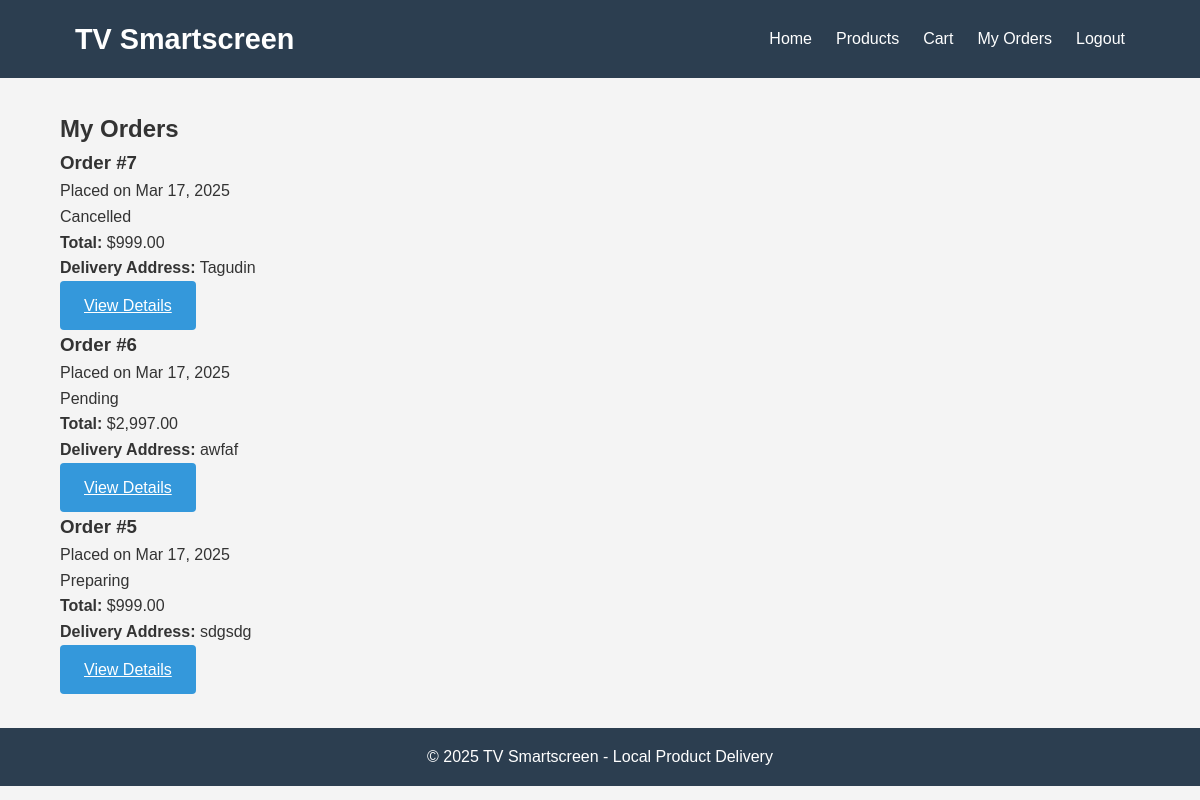
The app's page /orders.php (signed in) with its own data.
### tables this page shows
CREATE TABLE `orders` (
  `order_id` int(11) NOT NULL,
  `user_id` int(11) DEFAULT NULL,
  `service_id` int(11) DEFAULT NULL,
  `total_amount` decimal(10,2) NOT NULL,
  `delivery_address` text NOT NULL,
  `contact_number` varchar(20) NOT NULL,
  `status` enum('pending','preparing','out_for_delivery','delivered','cancelled') DEFAULT 'pending',
  `created_at` timestamp NOT NULL DEFAULT current_timestamp(),
  `updated_at` timestamp NOT NULL DEFAULT current_timestamp() ON UPDATE current_timestamp()
);

### orders.php (the view, shortened to what this page needs)
<?php
require_once 'config.php';
$user_id = $_SESSION['user_id'];
try {
    $stmt = $conn->prepare("SELECT * FROM orders WHERE user_id = :user_id ORDER BY created_at DESC");
    $stmt->bindParam(':user_id', $user_id);
    $stmt->execute();
    $orders = $stmt->fetchAll(PDO::FETCH_ASSOC);
} catch(PDOException $e) {
    $error = 'Error fetching orders: ' . $e->getMessage();
}
include 'header.php';
?>
<h2>My Orders</h2>
<div class="orders-container">
    <?php if (empty($orders)): ?>
        <div class="empty-orders">
            <p>You haven't placed any orders yet.</p>
            <a href="products.php" class="btn">Browse Products</a>
        </div>
    <?php else: ?>
        <div class="orders-list">
            <?php foreach ($orders as $order): ?>
                <div class="order-card">
                    <div class="order-header">
                        <div class="order-id">
                            <h3>Order #<?php echo $order['order_id']; ?></h3>
                            <p>Placed on <?php echo date('M d, Y', strtotime($order['created_at'])); ?></p>
                        </div>
                        <div class="order-status">
                            <span class="status-badge status-<?php echo $order['status']; ?>">
                                <?php
                                    switch($order['status']) {
                                        case 'pending': echo 'Pending'; break;
                                        case 'preparing': echo 'Preparing'; break;
                                        case 'cancelled': echo 'Cancelled'; break;
                                    }
                                ?>
                            </span>
                        </div>
                    </div>
                    <div class="order-details">
                        <p><strong>Total:</strong> $<?php echo number_format($order['total_amount'], 2); ?></p>
                        <p><strong>Delivery Address:</strong> <?php echo $order['delivery_address']; ?></p>
                    </div>
                    <div class="order-actions">
                        <a href="view-order.php?id=<?php echo $order['order_id']; ?>" class="btn">View Details</a>
                    </div>
                </div>
            <?php endforeach; ?>
        </div>
    <?php endif; ?>
</div>
<?php include 'footer.php'; ?>

### admin/css123/styles.css (style rules this page uses)
* { margin: 0; padding: 0; box-sizing: border-box; }
body { font-family: "Arial", sans-serif; line-height: 1.6; color: #333; background-color: #f4f4f4; }
.btn { display: inline-block; background: #3498db; color: #fff; padding: 0.75rem 1.5rem; border: none; border-radius: 4px; cursor: pointer; font-size: 1rem; transition: background 0.3s; }

### records on screen
orders: order_id "7", created_at "Mar 17, 2025", status "Cancelled", total_amount "999.00", delivery_address "Tagudin"
orders: order_id "6", created_at "Mar 17, 2025", status "Pending", total_amount "2,997.00", delivery_address "awfaf"
orders: order_id "5", created_at "Mar 17, 2025", status "Preparing", total_amount "999.00", delivery_address "sdgsdg"
